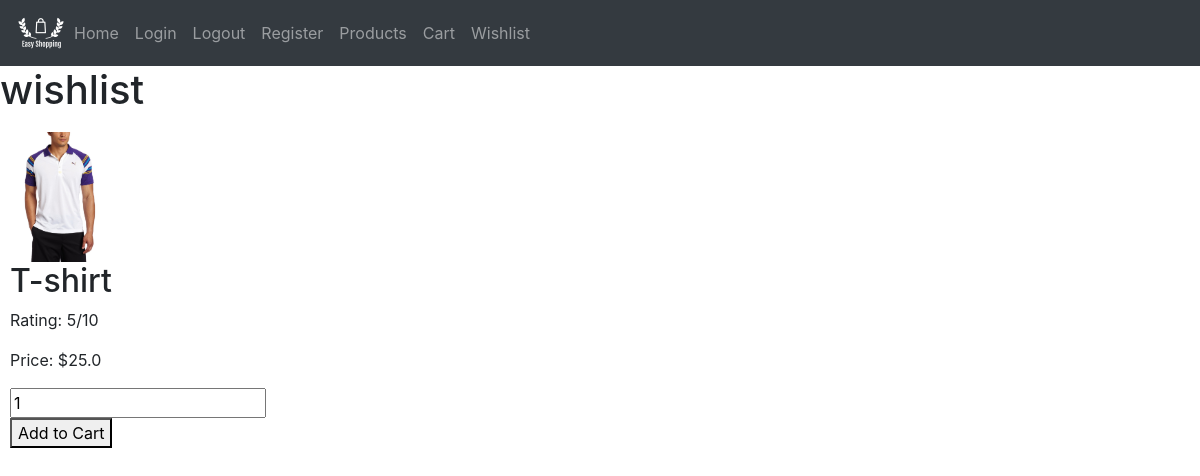
The page /wishlist on the database as committed earlier.
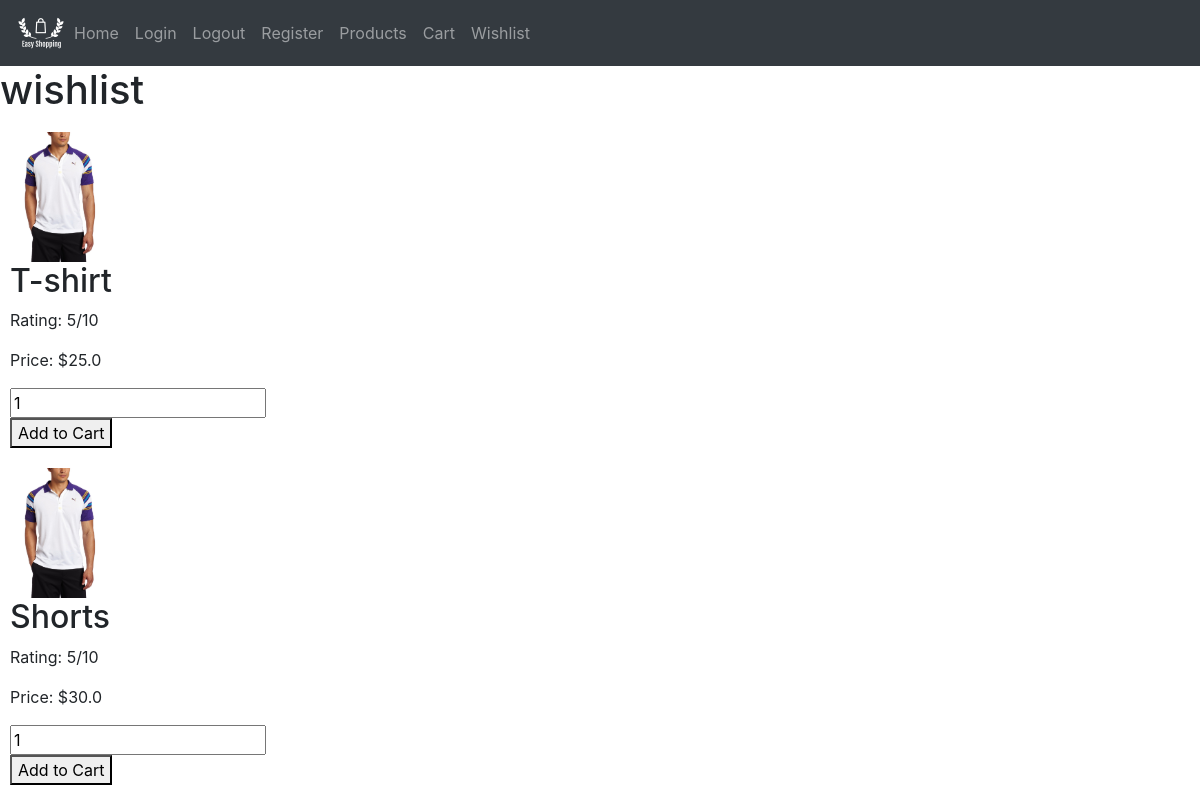
The same page on the database as committed later.
### ShoppingApp/models.py (models this page shows)
class WishListItem(db.Model):
    __tablename__ = 'wishlist_table'
    id = db.Column(db.Integer, primary_key=True)
    itemname = db.Column(db.String(64), unique=True, nullable=False)
    itemprice = db.Column(db.Float)

### ShoppingApp/routes.py (the view, shortened to what this page needs)
@app.route('/wishlist', methods=['GET','POST'])
def wishlist():
    title = 'wishlist'
    wishlistitems = WishListItem.query.all()
    print(wishlistitems)
    return render_template('wishlist.html', items=wishlistitems, title=title)

### ShoppingApp/templates/wishlist.html
{% extends "base.html" %}
{% block content %}
<h1>{{title}}</h1>
{% for item in items %}
<ui>
    <div class="column">
        <form action="?itemname={{item.itemname}}&itemprice={{item.itemprice}}"
              method="POST">
            <img src=/static/images/polo.jpg width=100px>
            <h2>{{item.itemname}}</h2>
            <p>Rating: 5/10</p>
            <p>Price: ${{item.itemprice}}</p>
            <div>
                <input type="text" name="quantity" value=1>
            </div>
            <button type="submit"
                    name="addtocart">
                Add to Cart
            </button>
        </form>
    </div>
</ui>
{% endfor %}
{% endblock content %}

Rows that differ between the two databases and show on the page:
added WishListItem: itemname "Shorts", itemprice "30.0"
